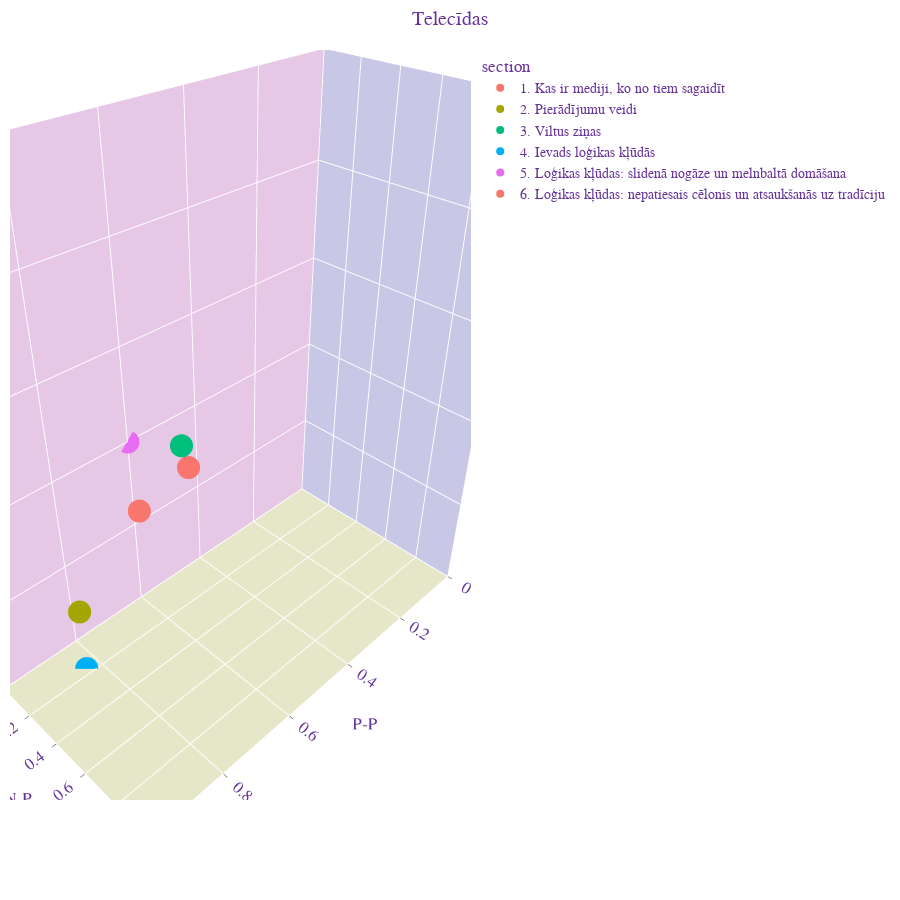

Notebook code for this chart:
### Markdown cell above
### Graph variations



<br>

### Code cell
# Update graph
# https://plotly.com/python/styling-plotly-express/

fig = px.scatter_3d(telecides, x='p-p', y='n-p', z='x-n', color=telecides.index,
                   template='ggplot2',
                   labels={'color':'Unit '}
                   )
fig.update_layout(title_text='Telecīdas',
            scene = dict(
                xaxis_title="P-P",
                yaxis_title="N-P",
                zaxis_title="X-N",
                xaxis = dict(
                     nticks=6, ticks='outside',
                     range=[0, 1],
                     backgroundcolor="rgb(200, 200, 230)",
                     gridcolor="white",
                     showbackground=True,
                     zerolinecolor="white",),
                yaxis = dict(
                    nticks=6, ticks='outside',
                    range=[0, 1],
                    backgroundcolor="rgb(230, 200,230)",
                    gridcolor="white",
                    showbackground=True,
                    zerolinecolor="white"),
                zaxis = dict(
                    nticks=6, ticks='outside',
                    range=[0, 1],
                    backgroundcolor="rgb(230, 230,200)",
                    gridcolor="white",
                    showbackground=True,
                    zerolinecolor="white",),
            ),
            width=900,
            height=900,
            margin=dict(
                r=10, l=10,
                b=100, t=50),
              font=dict(
                family="Courier New, monospace",
                size=14,
                color="RebeccaPurple"
                )
                  )
fig.show()

### Figure 1 — Plotly figure (JSON) as saved in the notebook; plotly's stock layout.template omitted (floating-point values rounded to 4 significant figures)
{"data": [{"hovertemplate": "section=1. Kas ir mediji, ko no tiem sagaidīt<br>p-p=%{x}<br>n-p=%{y}<br>x-n=%{z}<extra></extra>", "legendgroup": "1. Kas ir mediji, ko no tiem sagaidīt", "marker": {"color": "#F8766D", "symbol": "circle"}, "mode": "markers", "name": "1. Kas ir mediji, ko no tiem sagaidīt", "scene": "scene", "showlegend": true, "type": "scatter3d", "x": [0.6234], "y": [0.1039], "z": [0.2727]}, {"hovertemplate": "section=2. Pierādījumu veidi<br>p-p=%{x}<br>n-p=%{y}<br>x-n=%{z}<extra></extra>", "legendgroup": "2. Pierādījumu veidi", "marker": {"color": "#A3A500", "symbol": "circle"}, "mode": "markers", "name": "2. Pierādījumu veidi", "scene": "scene", "showlegend": true, "type": "scatter3d", "x": [0.8056], "y": [0.08333], "z": [0.1111]}, {"hovertemplate": "section=3. Viltus ziņas<br>p-p=%{x}<br>n-p=%{y}<br>x-n=%{z}<extra></extra>", "legendgroup": "3. Viltus ziņas", "marker": {"color": "#00BF7D", "symbol": "circle"}, "mode": "markers", "name": "3. Viltus ziņas", "scene": "scene", "showlegend": true, "type": "scatter3d", "x": [0.5], "y": [0.125], "z": [0.375]}, {"hovertemplate": "section=4. Ievads loģikas kļūdās<br>p-p=%{x}<br>n-p=%{y}<br>x-n=%{z}<extra></extra>", "legendgroup": "4. Ievads loģikas kļūdās", "marker": {"color": "#00B0F6", "symbol": "circle"}, "mode": "markers", "name": "4. Ievads loģikas kļūdās", "scene": "scene", "showlegend": true, "type": "scatter3d", "x": [0.8333], "y": [0.1667], "z": [0]}, {"hovertemplate": "section=5. Loģikas kļūdas: slidenā nogāze un melnbaltā domāšana<br>p-p=%{x}<br>n-p=%{y}<br>x-n=%{z}<extra></extra>", "legendgroup": "5. Loģikas kļūdas: slidenā nogāze un melnbaltā domāšana", "marker": {"color": "#E76BF3", "symbol": "circle"}, "mode": "markers", "name": "5. Loģikas kļūdas: slidenā nogāze un melnbaltā domāšana", "scene": "scene", "showlegend": true, "type": "scatter3d", "x": [0.6], "y": [0], "z": [0.4]}, {"hovertemplate": "section=6. Loģikas kļūdas: nepatiesais cēlonis un atsaukšanās uz tradīciju<br>p-p=%{x}<br>n-p=%{y}<br>x-n=%{z}<extra></extra>", "legendgroup": "6. Loģikas kļūdas: nepatiesais cēlonis un atsaukšanās uz tradīciju", "marker": {"color": "#F8766D", "symbol": "circle"}, "mode": "markers", "name": "6. Loģikas kļūdas: nepatiesais cēlonis un atsaukšanās uz tradīciju", "scene": "scene", "showlegend": true, "type": "scatter3d", "x": [0.5], "y": [0.1667], "z": [0.3333]}], "layout": {"font": {"color": "RebeccaPurple", "family": "Courier New, monospace", "size": 14}, "height": 900, "legend": {"title": {"text": "section"}, "tracegroupgap": 0}, "margin": {"b": 100, "l": 10, "r": 10, "t": 50}, "scene": {"domain": {"x": [0, 1], "y": [0, 1]}, "xaxis": {"backgroundcolor": "rgb(200, 200, 230)", "gridcolor": "white", "nticks": 6, "range": [0, 1], "showbackground": true, "ticks": "outside", "title": {"text": "P-P"}, "zerolinecolor": "white"}, "yaxis": {"backgroundcolor": "rgb(230, 200,230)", "gridcolor": "white", "nticks": 6, "range": [0, 1], "showbackground": true, "ticks": "outside", "title": {"text": "N-P"}, "zerolinecolor": "white"}, "zaxis": {"backgroundcolor": "rgb(230, 230,200)", "gridcolor": "white", "nticks": 6, "range": [0, 1], "showbackground": true, "ticks": "outside", "title": {"text": "X-N"}, "zerolinecolor": "white"}}, "title": {"text": "Telecīdas"}, "width": 900}}
